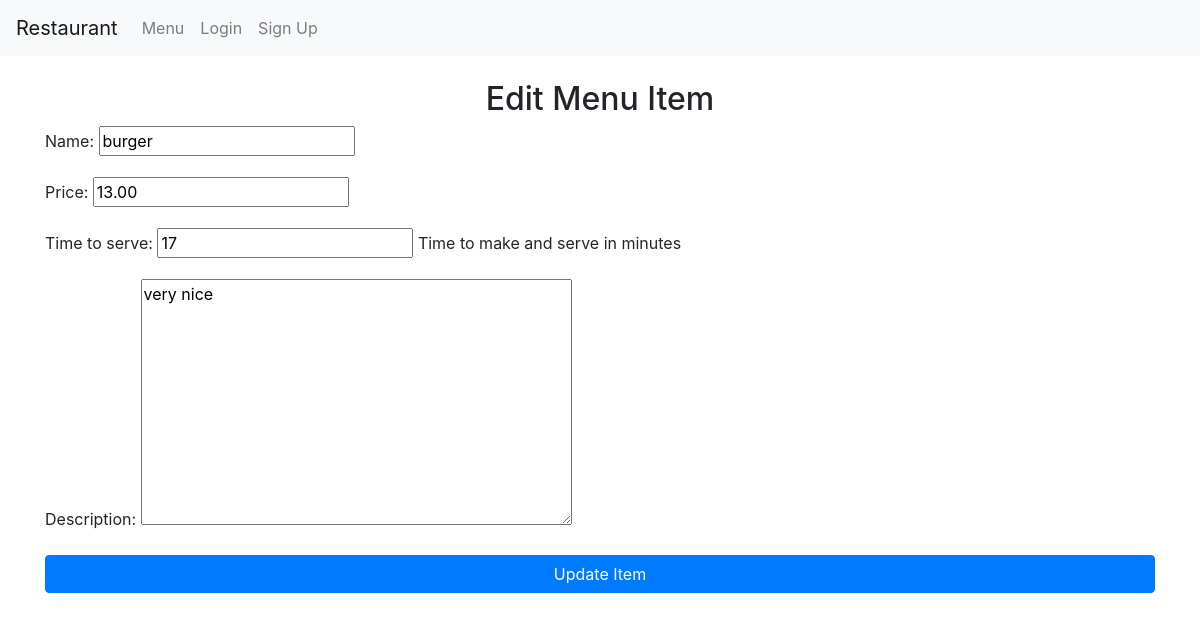
/menu/3/edit/, run on the app's committed database.
### restaurant/models.py (models this page shows)
class MenuItem(models.Model):
    name = models.CharField(max_length=100)
    price = models.DecimalField(max_digits=6, decimal_places=2)
    time_to_serve = models.IntegerField(help_text="Time to make and serve in minutes")
    description = models.TextField()

### restaurant/views.py (the view)
# urls.py: path('menu/<int:pk>/edit/', views.item_update, name='edit_menu_item'),
def item_update(request, pk):
    try:
        item = MenuItem.objects.get(pk=pk)
    except MenuItem.DoesNotExist:
        return render(request, "restaurant/error.html", {"message": "Item not found"})
    if request.method == "POST":
        form = MenuItemForm(request.POST, instance=item)
        if form.is_valid():
            form.save()
            return HttpResponseRedirect(reverse("restaurant:menu"))
    else:
        form = MenuItemForm(instance=item)
    return render(request, "restaurant/item_form.html", {"form": form})

### restaurant/views.py
class MenuItemForm(forms.ModelForm):
    class Meta:
        model = MenuItem
        fields = ['name', 'price', 'time_to_serve', 'description']

### restaurant/templates/restaurant/item_form.html (shortened to what this page needs)
{% extends "restaurant/layout.html" %}
{% block body %}
<h2 class="text-center">{% if form.instance.pk %}Edit{% else %}Add{% endif %} Menu Item</h2>
<form method="post" class="form-signin">
    {{ form.as_p }}
    <button type="submit" class="btn btn-primary btn-block">{% if form.instance.pk %}Update{% else %}Add{% endif %} Item</button>
</form>
{% endblock %}

### data on the page
MenuItem: name "burger", price "13.00", time_to_serve "17", description "very nice"
